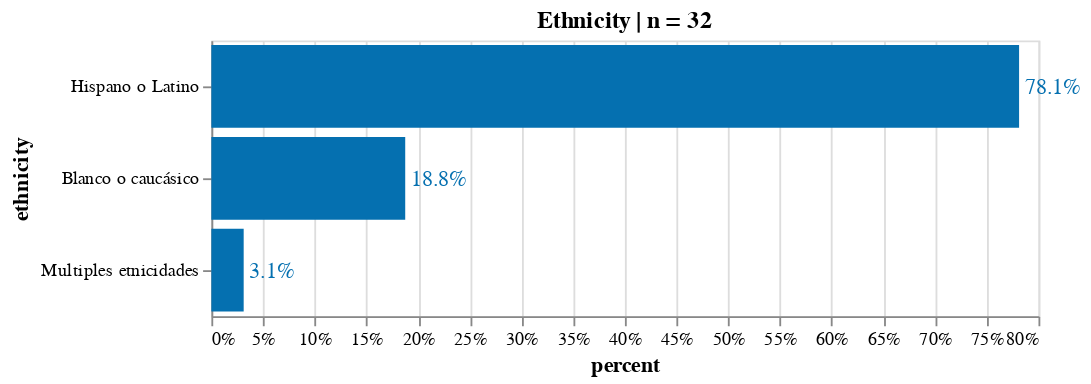

Source (notebook cell):
### Code cell
source = count_freq_labels(df, X="ethnicity") 
title = 'Ethnicity | n = '+ source['counts'].sum().astype(str)
X, Y = 'percent:Q', 'ethnicity:N'
w, h= 450, 150
txs, ls, ts = 12, 10, 12

chart_ethnicity= simple_per_bar(
    source, title=title, X=X, Y=Y, \
    width=w, height=h, \
    text_size = txs, label_size = ls, title_size=ts)
chart_ethnicity.display(renderer='svg')

### Figure 1 — Vega-Lite specification as saved in the notebook (floating-point values rounded to 4 significant figures)
{"config": {"view": {"continuousWidth": 400, "continuousHeight": 300}, "axis": {"labelFontSize": 10, "titleFontSize": 12}}, "layer": [{"mark": "bar", "encoding": {"color": {"condition": {"value": "orange", "test": "(datum.emotion === null)"}, "value": "#0570b0"}, "x": {"type": "quantitative", "axis": {"format": ".0%"}, "field": "percent"}, "y": {"type": "nominal", "field": "ethnicity", "sort": "-x"}}, "title": "Ethnicity | n = 32"}, {"mark": {"type": "text", "align": "left", "baseline": "middle", "dx": 3, "fontSize": 12}, "encoding": {"color": {"condition": {"value": "orange", "test": "(datum.emotion === null)"}, "value": "#0570b0"}, "text": {"type": "quantitative", "field": "percent", "format": ".1%"}, "x": {"type": "quantitative", "axis": {"format": ".0%"}, "field": "percent"}, "y": {"type": "nominal", "field": "ethnicity", "sort": "-x"}}, "title": "Ethnicity | n = 32"}], "data": {"name": "data-77b3b0d202b60a6894717da1328e2c91"}, "height": 150, "width": 450, "$schema": "https://vega.github.io/schema/vega-lite/v4.8.1.json", "datasets": {"data-77b3b0d202b60a6894717da1328e2c91": [{"counts": 25, "ethnicity": "Hispano o Latino", "percent": 0.7812}, {"counts": 6, "ethnicity": "Blanco o caucásico", "percent": 0.1875}, {"counts": 1, "ethnicity": "Multiples etnicidades", "percent": 0.03125}]}}
